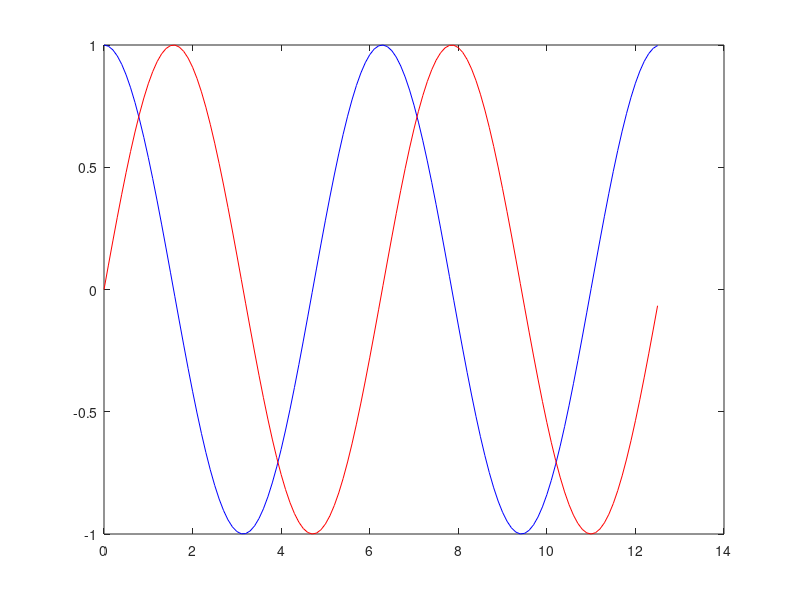

MATLAB code for this plot:
%%%%%%%%%%%%%%%%%%%%%%%%%%%%%%%%%%%%%%%%%%%%%%%%%%%%%%%%%%%%%%%%
% Crtanje sinusa i kosinusa
% (c) Nedelja informatike v2.0 (csnedelja.mg.edu.rs)
%%%%%%%%%%%%%%%%%%%%%%%%%%%%%%%%%%%%%%%%%%%%%%%%%%%%%%%%%%%%%%%%
t=[0:0.1:4*pi];
plava=cos(t);
crvena=sin(t);
plot(t,plava,'b')
hold on
plot (t,crvena,'r')
